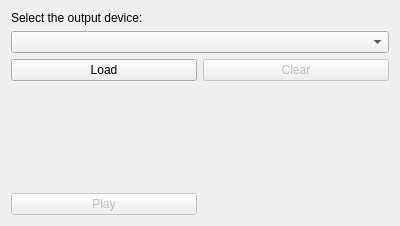
<?xml version="1.0" encoding="UTF-8"?>
<ui version="4.0">
 <class>playback_widget</class>
 <widget class="QWidget" name="playback_widget">
  <property name="geometry">
   <rect>
    <x>0</x>
    <y>0</y>
    <width>400</width>
    <height>222</height>
   </rect>
  </property>
  <property name="windowTitle">
   <string>Playback</string>
  </property>
  <layout class="QGridLayout" name="gridLayout">
   <item row="0" column="0" colspan="2">
    <widget class="QLabel" name="label_output_device">
     <property name="text">
      <string>Select the output device:</string>
     </property>
    </widget>
   </item>
   <item row="1" column="0" colspan="2">
    <widget class="QComboBox" name="comboBox_output_device"/>
   </item>
   <item row="2" column="0">
    <widget class="QPushButton" name="button_load">
     <property name="enabled">
      <bool>true</bool>
     </property>
     <property name="toolTip">
      <string>Press to load an audio file</string>
     </property>
     <property name="text">
      <string>Load</string>
     </property>
     <property name="checkable">
      <bool>false</bool>
     </property>
    </widget>
   </item>
   <item row="2" column="1">
    <widget class="QPushButton" name="button_clear">
     <property name="enabled">
      <bool>false</bool>
     </property>
     <property name="toolTip">
      <string>Press to clear the recorded input</string>
     </property>
     <property name="text">
      <string>Clear</string>
     </property>
    </widget>
   </item>
   <item row="3" column="0" colspan="2">
    <widget class="LongTimePlot" name="widget" native="true">
     <property name="minimumSize">
      <size>
       <width>300</width>
       <height>100</height>
      </size>
     </property>
    </widget>
   </item>
   <item row="4" column="0">
    <widget class="QPushButton" name="button_playback_and_stop">
     <property name="enabled">
      <bool>false</bool>
     </property>
     <property name="toolTip">
      <string>Press to playback audio recording</string>
     </property>
     <property name="text">
      <string>Play</string>
     </property>
    </widget>
   </item>
   <item row="5" column="0" colspan="2">
    <spacer name="verticalSpacer">
     <property name="orientation">
      <enum>Qt::Vertical</enum>
     </property>
     <property name="sizeHint" stdset="0">
      <size>
       <width>20</width>
       <height>40</height>
      </size>
     </property>
    </spacer>
   </item>
  </layout>
 </widget>
 <customwidgets>
  <customwidget>
   <class>LongTimePlot</class>
   <extends>QWidget</extends>
   <header>/friture/long_time_plot.py</header>
   <container>1</container>
  </customwidget>
 </customwidgets>
 <resources/>
 <connections/>
</ui>
